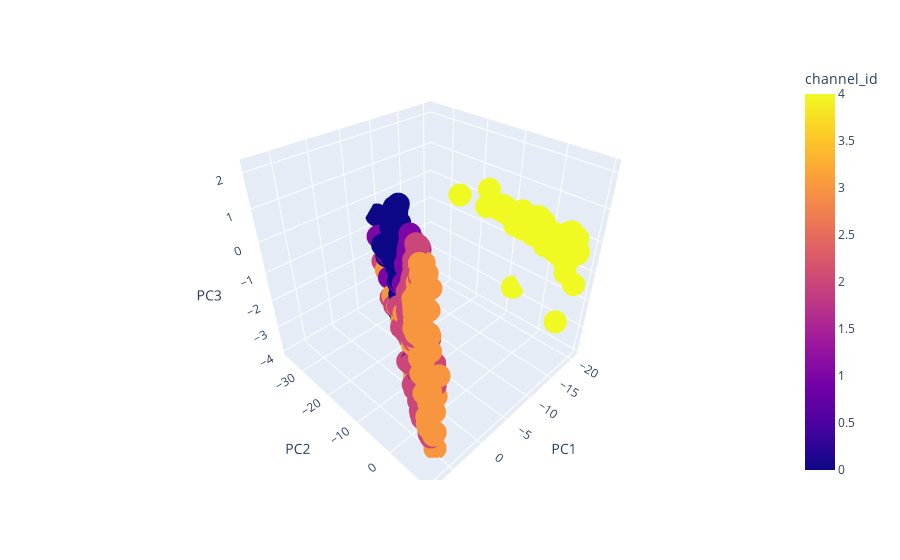

Notebook code for this chart:
### Code cell
# plot the data in 3D with plotly and label each point with the channel_id
import plotly.express as px
fig = px.scatter_3d(data_pca, x='PC1', y='PC2', z='PC3', color='channel_id')
fig.show()

### Figure 1 — Plotly figure (JSON) as saved in the notebook; plotly's stock layout.template omitted (floating-point values rounded to 4 significant figures; data arrays with more than 128 entries replaced by an {"elided": "..."} marker saying what was removed)
{"data": [{"hovertemplate": "PC1=%{x}<br>PC2=%{y}<br>PC3=%{z}<br>channel_id=%{marker.color}<extra></extra>", "legendgroup": "", "marker": {"color": {"elided": "500 int values"}, "coloraxis": "coloraxis", "symbol": "circle"}, "mode": "markers", "name": "", "scene": "scene", "showlegend": false, "type": "scatter3d", "x": {"elided": "500 float values"}, "y": {"elided": "500 float values"}, "z": {"elided": "500 float values"}}], "layout": {"coloraxis": {"colorbar": {"title": {"text": "channel_id"}}, "colorscale": [[0, "#0d0887"], [0.1111, "#46039f"], [0.2222, "#7201a8"], [0.3333, "#9c179e"], [0.4444, "#bd3786"], [0.5556, "#d8576b"], [0.6667, "#ed7953"], [0.7778, "#fb9f3a"], [0.8889, "#fdca26"], [1, "#f0f921"]]}, "legend": {"tracegroupgap": 0}, "margin": {"t": 60}, "scene": {"domain": {"x": [0, 1], "y": [0, 1]}, "xaxis": {"title": {"text": "PC1"}}, "yaxis": {"title": {"text": "PC2"}}, "zaxis": {"title": {"text": "PC3"}}}}}
